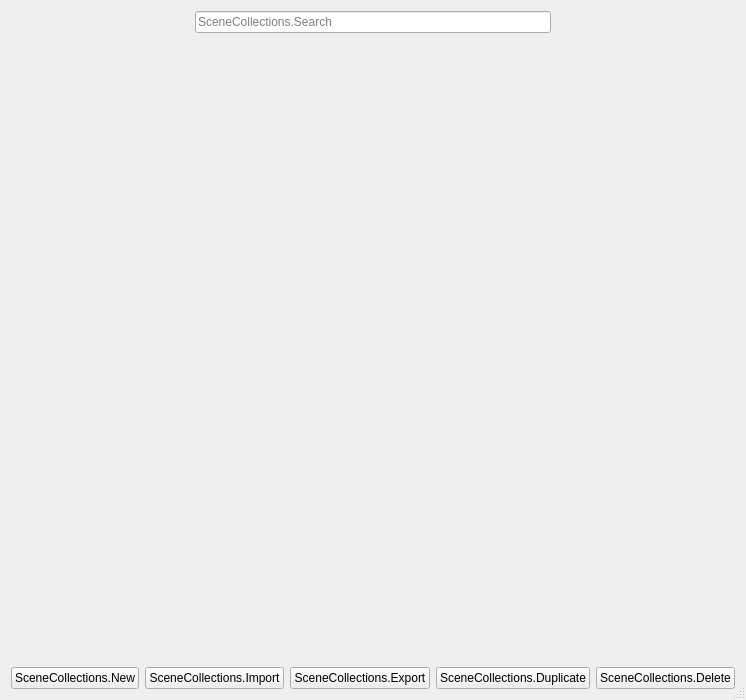
<?xml version="1.0" encoding="UTF-8"?>
<ui version="4.0">
 <class>OBSSceneCollections</class>
 <widget class="QDialog" name="OBSSceneCollections">
  <property name="geometry">
   <rect>
    <x>0</x>
    <y>0</y>
    <width>642</width>
    <height>700</height>
   </rect>
  </property>
  <property name="windowTitle">
   <string>SceneCollections.Title</string>
  </property>
  <property name="sizeGripEnabled">
   <bool>true</bool>
  </property>
  <layout class="QVBoxLayout" name="verticalLayout" stretch="1,1,0,1">
   <item>
    <layout class="QHBoxLayout" name="horizontalLayout_2" stretch="1,2,1">
     <item>
      <layout class="QHBoxLayout" name="horizontalLayout_3">
       <item>
        <widget class="QPushButton" name="buttonBulkMode">
         <property name="icon">
          <iconset>
           <normaloff>:/res/images/check_round_outline.svg</normaloff>:/res/images/check_round_outline.svg</iconset>
         </property>
         <property name="checkable">
          <bool>true</bool>
         </property>
         <property name="flat">
          <bool>true</bool>
         </property>
         <property name="class" stdset="0">
          <string notr="true">icon-check-round-outline</string>
         </property>
        </widget>
       </item>
       <item>
        <spacer name="horizontalSpacer_2">
         <property name="orientation">
          <enum>Qt::Horizontal</enum>
         </property>
         <property name="sizeHint" stdset="0">
          <size>
           <width>40</width>
           <height>20</height>
          </size>
         </property>
        </spacer>
       </item>
      </layout>
     </item>
     <item>
      <widget class="QLineEdit" name="lineeditSearch">
       <property name="placeholderText">
        <string>SceneCollections.Search</string>
       </property>
      </widget>
     </item>
     <item>
      <layout class="QHBoxLayout" name="horizontalLayout_4">
       <item>
        <spacer name="horizontalSpacer_3">
         <property name="orientation">
          <enum>Qt::Horizontal</enum>
         </property>
         <property name="sizeHint" stdset="0">
          <size>
           <width>40</width>
           <height>20</height>
          </size>
         </property>
        </spacer>
       </item>
       <item>
        <widget class="QPushButton" name="buttonSort">
         <property name="icon">
          <iconset>
           <normaloff>:/res/images/vertical_arrows_updown.svg</normaloff>:/res/images/vertical_arrows_updown.svg</iconset>
         </property>
         <property name="flat">
          <bool>true</bool>
         </property>
         <property name="class" stdset="0">
          <string notr="true">icon-vertical-arrows-updown</string>
         </property>
        </widget>
       </item>
      </layout>
     </item>
    </layout>
   </item>
   <item>
    <widget class="QScrollArea" name="scrollArea">
     <property name="frameShape">
      <enum>QFrame::NoFrame</enum>
     </property>
     <property name="widgetResizable">
      <bool>true</bool>
     </property>
     <widget class="QWidget">
      <layout class="QVBoxLayout">
       <property name="alignment">
        <set>Qt::AlignTop|Qt::AlignHCenter</set>
       </property>
       <property name="leftMargin">
        <number>0</number>
       </property>
       <property name="topMargin">
        <number>0</number>
       </property>
       <property name="rightMargin">
        <number>0</number>
       </property>
       <property name="bottomMargin">
        <number>0</number>
       </property>
       <item>
        <widget class="idian::Group" name="group">
         <property name="geometry">
          <rect>
           <x>0</x>
           <y>0</y>
           <width>42</width>
           <height>42</height>
          </rect>
         </property>
         <property name="sizePolicy">
          <sizepolicy hsizetype="Expanding" vsizetype="Maximum">
           <horstretch>0</horstretch>
           <verstretch>0</verstretch>
          </sizepolicy>
         </property>
        </widget>
       </item>
      </layout>
     </widget>
    </widget>
   </item>
   <item>
    <spacer name="verticalSpacer">
     <property name="orientation">
      <enum>Qt::Vertical</enum>
     </property>
     <property name="sizeHint" stdset="0">
      <size>
       <width>0</width>
       <height>0</height>
      </size>
     </property>
    </spacer>
   </item>
   <item>
    <layout class="QHBoxLayout" name="horizontalLayout">
     <item>
      <widget class="QPushButton" name="buttonNew">
       <property name="text">
        <string>SceneCollections.New</string>
       </property>
      </widget>
     </item>
     <item>
      <widget class="QPushButton" name="buttonImport">
       <property name="text">
        <string>SceneCollections.Import</string>
       </property>
      </widget>
     </item>
     <item>
      <widget class="QPushButton" name="buttonExportBulk">
       <property name="text">
        <string>SceneCollections.Export</string>
       </property>
      </widget>
     </item>
     <item>
      <widget class="QPushButton" name="buttonDuplicateBulk">
       <property name="text">
        <string>SceneCollections.Duplicate</string>
       </property>
      </widget>
     </item>
     <item>
      <widget class="QPushButton" name="buttonDeleteBulk">
       <property name="text">
        <string>SceneCollections.Delete</string>
       </property>
       <property name="class" stdset="0">
        <string notr="true">bg-danger</string>
       </property>
      </widget>
     </item>
    </layout>
   </item>
  </layout>
 </widget>
 <customwidgets>
  <customwidget>
   <class>idian::Group</class>
   <extends>QFrame</extends>
   <header>Idian/Idian.hpp</header>
   <container>1</container>
  </customwidget>
 </customwidgets>
 <resources/>
 <connections/>
</ui>
